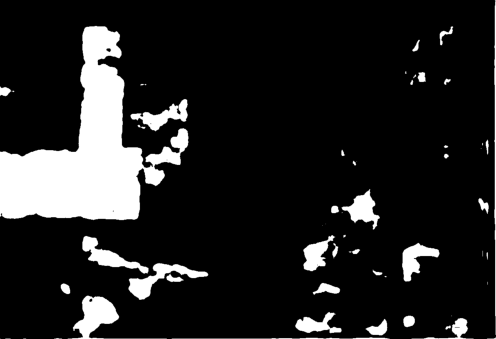
#> input picture aoba.png, 496 x 339 px
$ jupyter execute --allow-errors slic-mask.ipynb
#> lines starting #> are read from the running program, lines starting #| are printed output that depends on the picture; after the words box and inside, x2 and y2 are one past the last pixel; in counts of white or black regions, pixels touching at a corner belong together
[cell 1]
from skimage import io
import skimage.segmentation as seg
import skimage.color as color
import numpy as np
import matplotlib.pyplot as plt
from skimage.measure import regionprops
import seaborn as sns
from PIL import Image

[cell 2]
N_SEGMENTS = 1000
MAX_ITER = 10

### Loading data

[cell 3]
mask = Image.open('aoba.png').convert('RGB')
mask = np.asarray(mask)
# mask = np.dstack((mask, mask, mask))

* 1 = DESMATA
* 2 = FLORESTA
* 3 = NÃO ANALISA

[cell 4]
plt.imshow(mask)

[cell 5]
mask.shape
#> Out = (339, 496, 3)

### Applying MaskSLIC

[cell 6]
image_slic = seg.slic(mask, n_segments=N_SEGMENTS, max_num_iter=MAX_ITER)
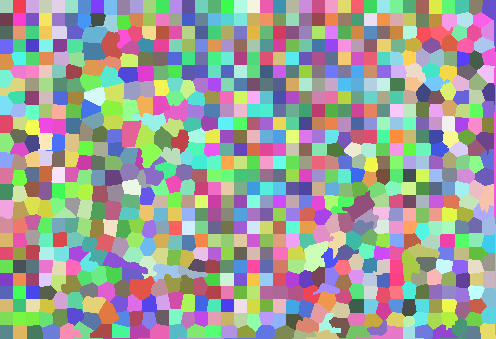
#> image_slic: shape (339, 496) int64; 859 distinct labels, from 1 to 859; one colour per label, 0 black

[cell 7]
image_with_bounds = seg.mark_boundaries(image=mask, label_img=image_slic, color=(255, 0, 0))
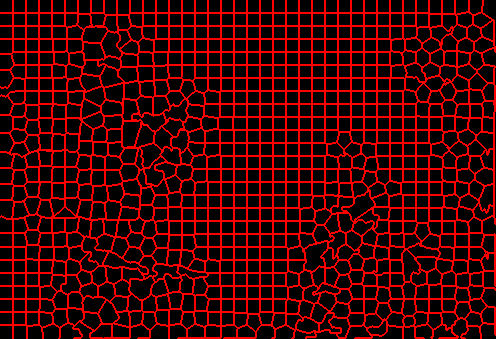
#> image_with_bounds: shape (339, 496, 3) float64; mean R, G, B 65.1, 0.1, 0.1
# image_with_bounds = np.uint8(image_with_bounds)

[cell 8]
# io.imsave('outputs/yn02-8b_pca_seg.png', image_with_bounds)
plt.imshow(image_with_bounds)
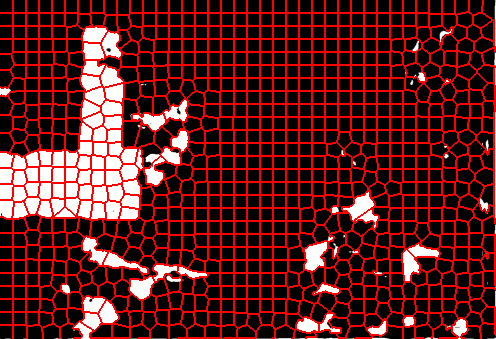
#> shown: shape (339, 496, 3) float64; mean R, G, B 0.358, 0.103, 0.103

[cell 9]
shape = image_with_bounds.shape[:2] + (4,)
#> shape = (339, 496, 4)
shape
#> Out = (339, 496, 4)

[cell 10]
# export
transparent = np.zeros(shape=image_with_bounds.shape)
transparent_with_bounds = seg.mark_boundaries(image=transparent, label_img=image_slic)
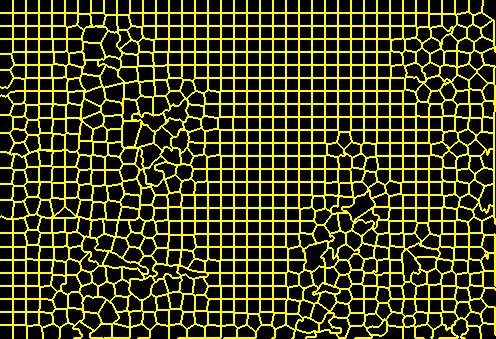
#> transparent_with_bounds: shape (339, 496, 3) float64; mean R, G, B 0.255, 0.255, 0
#> transparent: shape (339, 496, 3) float64; every value is 0

[cell 11]
plt.imshow(transparent_with_bounds)

[cell 12]
np.unique(transparent_with_bounds)
#> Out = [0, 1]

[cell 13]
transparent_with_bounds = np.dstack((transparent_with_bounds, np.zeros(transparent_with_bounds.shape[:2])))
#> transparent_with_bounds: shape (339, 496, 4) float64
print(transparent_with_bounds.shape)
#| (339, 496, 4)

[cell 14]
transparent_with_bounds = np.where(transparent_with_bounds != [0,0,0,0], 255, 0)
print(f'twb shape: {transparent_with_bounds.shape}')
#| twb shape: (339, 496, 4)

[cell 15]
plt.imsave('test.png', np.uint8(transparent_with_bounds))

[cell 16]
np.unique(transparent_with_bounds)
#> Out = [0, 255]

#> (a cell that did not finish here is left out)

### Calculating _HoR_

[cell 18]
props = regionprops(image_slic)
#> props = 859 regions; largest, box (x1, y1, x2, y2) and area: (304, 241, 328, 272) 516, (481, 48, 496, 224) 486, (342, 190, 375, 222) 460, (122, 120, 142, 148) 426, (129, 276, 155, 300) 420

[cell 19]
segments_yn01 = []
segments_yn01_raw = []
#> (the rest of this cell did not finish here and is left out)

#> (a cell that did not finish here is left out)

[cell 21]
print(len(props))
#| 859

[cell 22]
# 0 - Fundo
# 85 - Desmatamento recente
# 170 - Floresta
# 255 - Ñ analisado

def is_mixed(segment):
    # flattening segment
    segment = segment.flatten()


    NFP = np.count_nonzero(segment == 170)
    NP = np.count_nonzero(segment) # desconsiderando o fundo (np.zeros)
    NNP = NP - NFP

    if NFP != 0 and NNP != 0:
        return True


    return False

def get_hor(segment):
    # flattening segment
    segment = segment.flatten()


    NFP = np.count_nonzero(segment == 170)
    NP = np.count_nonzero(segment) # desconsiderando o fundo
    NNP = NP - NFP

    HoR = max([NFP, NNP]) / NP

    return HoR

[cell 23]
mean_hor = 0.
mean_hor_bad = 0.
num_perfect_mixed = 0
bad_segments = []
bad_segments_raw = []
hors = []
mixed_hors = []
for i, segment in enumerate(segments_yn01):
    hor = get_hor(segment)
    mean_hor += hor
    if is_mixed(segment):
        mixed_hors.append(hor)
        if hor == 1:
            num_perfect_mixed += 1
    hors.append(hor)
    if hor <= 0.70:
        bad_segments.append(segment)
        bad_segments_raw.append(np.uint8(segments_yn01_raw[i]))
        mean_hor_bad += hor
#> (the rest of this cell did not finish here and is left out)

[cell 24]
# mixed hor boxplot
sns.boxplot(mixed_hors)

### Analizing bad segments

[cell 25]
fig, ax = plt.subplots(1, 2)
#> (the rest of this cell did not finish here and is left out)

## Re-segmentation

[cell 26]
# re-segmentation
N_SEGMENTS = 4
MAX_ITER = 10
re_segmentations = []
slics = []
for i, segment in enumerate(bad_segments):
    mask = np.where(((segment != 0)), 1, 0) * 255

    segment_slic = seg.slic(bad_segments_raw[i], n_segments=N_SEGMENTS, max_num_iter=MAX_ITER, mask=mask, convert2lab=True)
    props = regionprops(segment_slic)
    repeated_segmentation = []
    for i, prop in enumerate(props):
        minr, minc, maxr, maxc = prop.bbox
        re_segment = np.zeros((maxr - minr, maxc - minc))
        # raw_segment = np.zeros((maxr - minr, maxc - minc, image.shape[-1]))
        coords = np.array(prop.coords)
        for pixel in coords:
            re_segment[pixel[0] - minr, pixel[1] - minc] = segment[pixel[0], pixel[1]]

            # raw_segment[pixel[0] - minr, pixel[1] - minc] = image[pixel[0], pixel[1]]
        # print(re_segment.shape)

        re_segmentations.append(re_segment)

    # re_segmentations.append(np.asarray(repeated_segmentation))
    slics.append(segment_slic)
#> after the loop, re_segmentations = []; slics = []

[cell 27]
SAMPLE_SIZE = 3
fig, ax = plt.subplots(SAMPLE_SIZE, 2)
#> (the rest of this cell did not finish here and is left out)

#> (a cell that did not finish here is left out)

[cell 29]
print(f'Mean bad segment HoR before: {mean_hor_bad :.5f}')
mean_hor_bad = []
num_perfect = 0
for segment in re_segmentations:
    hor = get_hor(segment)
    # print(f'uau: {hor}')
    mean_hor_bad.append(hor)
    if hor == 1:
        num_perfect += 1
#> this loop made 0 passes
#> after the loop, mean_hor_bad = []; num_perfect = 0
mean_hor_bad = np.array(mean_hor_bad)
#> mean_hor_bad = empty array
print(f'Mean bad segment HoR after: {mean_hor_bad.mean() :.5f}')
#| Mean bad segment HoR after: nan
print(f'Total perfect segmentations (HoR == 1): {num_perfect}')
#| Total perfect segmentations (HoR == 1): 0
